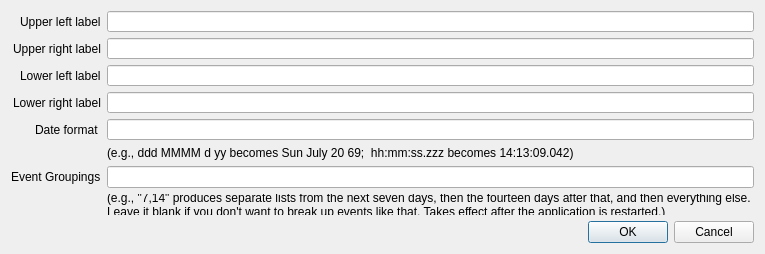
<?xml version="1.0" encoding="UTF-8"?>
<ui version="4.0">
 <class>PreferencesDialog</class>
 <widget class="QDialog" name="PreferencesDialog">
  <property name="geometry">
   <rect>
    <x>0</x>
    <y>0</y>
    <width>765</width>
    <height>254</height>
   </rect>
  </property>
  <property name="windowTitle">
   <string>Preferences</string>
  </property>
  <layout class="QVBoxLayout" name="verticalLayout">
   <item>
    <layout class="QFormLayout" name="formLayout">
     <property name="fieldGrowthPolicy">
      <enum>QFormLayout::AllNonFixedFieldsGrow</enum>
     </property>
     <property name="labelAlignment">
      <set>Qt::AlignRight|Qt::AlignTrailing|Qt::AlignVCenter</set>
     </property>
     <item row="0" column="0">
      <widget class="QLabel" name="upperLeftLabelLabel">
       <property name="text">
        <string>Upper left label</string>
       </property>
      </widget>
     </item>
     <item row="0" column="1">
      <widget class="QLineEdit" name="ul"/>
     </item>
     <item row="1" column="0">
      <widget class="QLabel" name="upperRightLabelLabel">
       <property name="text">
        <string>Upper right label</string>
       </property>
      </widget>
     </item>
     <item row="1" column="1">
      <widget class="QLineEdit" name="ur"/>
     </item>
     <item row="2" column="0">
      <widget class="QLabel" name="lowerLeftLabelLabel">
       <property name="text">
        <string>Lower left label</string>
       </property>
      </widget>
     </item>
     <item row="2" column="1">
      <widget class="QLineEdit" name="ll"/>
     </item>
     <item row="3" column="0">
      <widget class="QLabel" name="lowerRightLabelLabel">
       <property name="text">
        <string>Lower right label</string>
       </property>
      </widget>
     </item>
     <item row="3" column="1">
      <widget class="QLineEdit" name="lr"/>
     </item>
     <item row="4" column="0">
      <widget class="QLabel" name="dateFormatEGDddMMMMDYyBecomesSunJuly2069Label">
       <property name="text">
        <string>Date format </string>
       </property>
      </widget>
     </item>
     <item row="4" column="1">
      <widget class="QLineEdit" name="date"/>
     </item>
     <item row="5" column="1">
      <widget class="QLabel" name="label">
       <property name="text">
        <string>(e.g., ddd MMMM d yy becomes Sun July 20 69;  hh:mm:ss.zzz becomes 14:13:09.042)</string>
       </property>
      </widget>
     </item>
     <item row="5" column="0">
      <widget class="QLabel" name="label_2">
       <property name="text">
        <string/>
       </property>
      </widget>
     </item>
     <item row="6" column="0">
      <widget class="QLabel" name="label_3">
       <property name="text">
        <string>Event Groupings</string>
       </property>
      </widget>
     </item>
     <item row="6" column="1">
      <widget class="QLineEdit" name="eventGroupingsEdit"/>
     </item>
     <item row="7" column="1">
      <widget class="QLabel" name="label_4">
       <property name="text">
        <string>(e.g., &quot;7,14&quot; produces separate lists from the next seven days, then the fourteen days after that, and then everything else. Leave it blank if you don't want to break up events like that. Takes effect after the application is restarted.)</string>
       </property>
       <property name="wordWrap">
        <bool>true</bool>
       </property>
      </widget>
     </item>
    </layout>
   </item>
   <item>
    <widget class="QDialogButtonBox" name="buttonBox">
     <property name="orientation">
      <enum>Qt::Horizontal</enum>
     </property>
     <property name="standardButtons">
      <set>QDialogButtonBox::Cancel|QDialogButtonBox::Ok</set>
     </property>
    </widget>
   </item>
  </layout>
 </widget>
 <resources/>
 <connections>
  <connection>
   <sender>buttonBox</sender>
   <signal>accepted()</signal>
   <receiver>PreferencesDialog</receiver>
   <slot>accept()</slot>
   <hints>
    <hint type="sourcelabel">
     <x>248</x>
     <y>254</y>
    </hint>
    <hint type="destinationlabel">
     <x>157</x>
     <y>274</y>
    </hint>
   </hints>
  </connection>
  <connection>
   <sender>buttonBox</sender>
   <signal>rejected()</signal>
   <receiver>PreferencesDialog</receiver>
   <slot>reject()</slot>
   <hints>
    <hint type="sourcelabel">
     <x>316</x>
     <y>260</y>
    </hint>
    <hint type="destinationlabel">
     <x>286</x>
     <y>274</y>
    </hint>
   </hints>
  </connection>
 </connections>
</ui>
